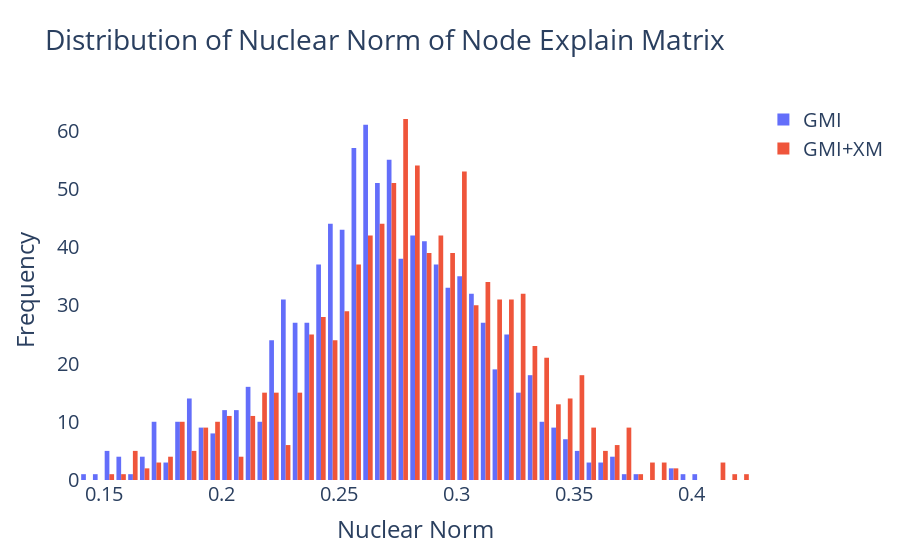

The cell this chart's notebook holds for it:
### Code cell
fig = go.Figure()

fig.add_trace(go.Histogram(x = norm_og, 
                           name = 'GMI'))
fig.add_trace(go.Histogram(x = norm_plus, 
                           name = 'GMI+XM'))


fig.update_layout(title_text = 'Distribution of Nuclear Norm of Node Explain Matrix', 
                  xaxis_title_text = 'Nuclear Norm', 
                  yaxis_title_text = 'Frequency', 
                  paper_bgcolor = 'white', 
                  plot_bgcolor = 'white', 
                  font = dict(size = 20))
fig.show()

### Figure 1 — Plotly figure (JSON) as saved in the notebook; plotly's stock layout.template omitted (floating-point values rounded to 4 significant figures; data arrays with more than 128 entries replaced by an {"elided": "..."} marker saying what was removed)
{"data": [{"name": "GMI", "type": "histogram", "x": {"elided": "986 float values"}}, {"name": "GMI+XM", "type": "histogram", "x": {"elided": "986 float values"}}], "layout": {"font": {"size": 20}, "paper_bgcolor": "white", "plot_bgcolor": "white", "title": {"text": "Distribution of Nuclear Norm of Node Explain Matrix"}, "xaxis": {"title": {"text": "Nuclear Norm"}}, "yaxis": {"title": {"text": "Frequency"}}}}
